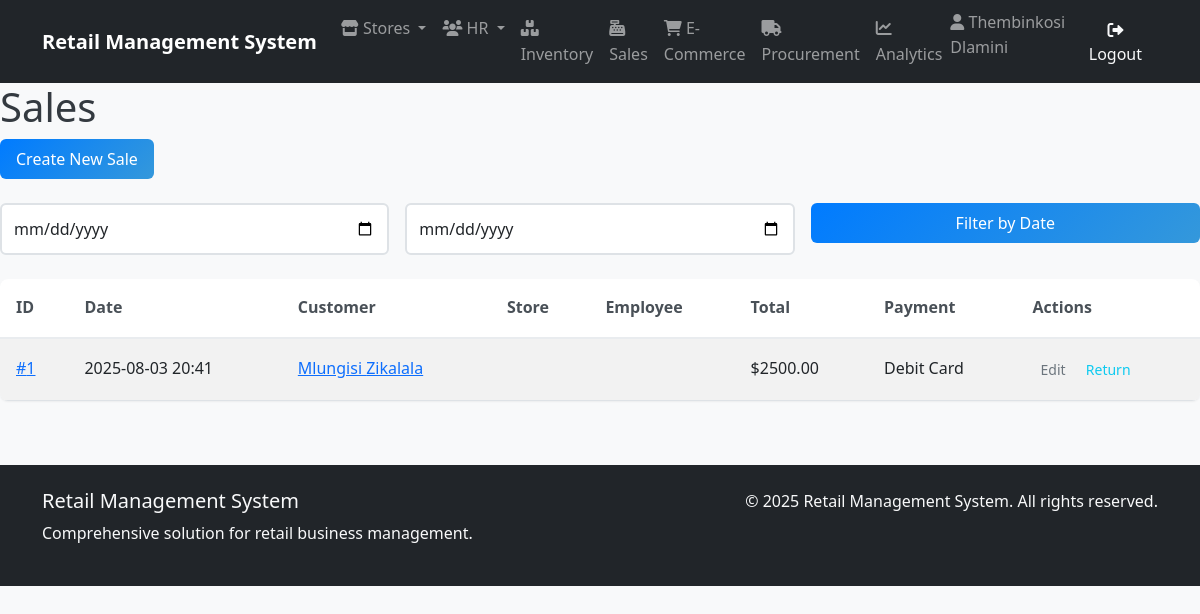
The page /sales/sales/ (signed in) on the database its author committed.
### human_resources/models.py (models this page shows, shortened)
class Employee(AbstractUser):
    employee_id = models.AutoField(primary_key=True)
    first_name = models.CharField(_("first name"), max_length=50, blank=False)
    last_name = models.CharField(_("last name"), max_length=50, blank=False)
    email = models.EmailField(_("email address"), unique=True)  # Uncommented and made unique
    phone = models.CharField(_("phone number"), max_length=20, blank=True, null=True)
    hire_date = models.DateField(_("hire date"), blank=True, null=True)
    position = models.CharField(_("position"), max_length=50, blank=True)
    salary = models.DecimalField(
        _("salary"),
        max_digits=10,
        decimal_places=2,
        blank=True,
        null=True
    )
    department = models.ForeignKey(
        'store_management.Department',
        on_delete=models.SET_NULL,
        null=True,
        blank=True,
        related_name='employees',
        verbose_name=_("department")
    )
    username = models.CharField(
        max_length=150,
        unique=True,
        verbose_name='username'
    )
    store = models.ForeignKey(
        'store_management.Store',
        on_delete=models.SET_NULL,
        null=True,       # Add this
        blank=True,      # Add this
        verbose_name='Assigned Store'
    )
    manager = models.ForeignKey(
        'self',
        on_delete=models.SET_NULL,
        null=True,
        blank=True,
        related_name='subordinates',
        verbose_name=_("manager")
    )
    created_at = models.DateTimeField(auto_now_add=True)
    updated_at = models.DateTimeField(auto_now=True)
    class Meta:
        db_table = 'human_resources_employee'
        verbose_name = _("employee")
        verbose_name_plural = _("employees")
        ordering = ['last_name', 'first_name']
        permissions = [
            ("view_store_dashboard", "Can view store management dashboard"),
            ("manage_store_settings", "Can modify store configuration and settings"),
            ("manage_departments", "Can create/edit/delete store departments"),
            ("access_inventory", "Can access inventory management system"),
            ("view_inventory", "Can view inventory items and stock levels"),
            ("edit_inventory", "Can modify inventory items and quantities"),
            ("manage_inventory_categories", "Can organize inventory categories"),
            ("perform_inventory_audit", "Can conduct physical inventory counts"),
            ("process_sales", "Can process in-store sales transactions"),
            ("void_sales", "Can void/completely cancel sales transactions"),
            ("manage_sales_promotions", "Can configure sales promotions/discounts"),
            ("view_sales_reports", "Can access sales performance reports"),
            ("create_purchase_orders", "Can generate new procurement orders"),
            ("approve_purchase_orders", "Can authorize procurement requests"),
            ("manage_suppliers", "Can maintain supplier/vendor records"),
            ("receive_stock", "Can process received shipments"),
            ("view_employee_directory", "Can access employee contact information"),
            ("manage_employee_records", "Can maintain HR records (excluding sensitive data)"),
            ("access_hr_reports", "Can view HR analytics and reports"),
            ("manage_recruitment", "Can handle hiring processes"),
            ("manage_online_listings", "Can maintain e-commerce product listings"),
            ("process_online_orders", "Can fulfill e-commerce purchases"),
            ("handle_customer_portals", "Can manage customer account portals"),
            ("view_web_analytics", "Can access e-commerce traffic/revenue reports"),
            ("generate_financial_reports", "Can create financial statements"),
            ("export_data_reports", "Can export datasets for external analysis"),
            ("access_executive_dashboards", "Can view strategic business dashboards"),
            ("schedule_automated_reports", "Can configure report automation"),
            ("override_inventory_checks", "Can bypass inventory validation rules"),
            ("access_audit_logs", "Can view system audit trails"),
            ("manage_api_integrations", "Can configure system integrations")
        ]

### sales/models.py (models this page shows, shortened)
class Sale(models.Model):
    PAYMENT_METHOD_CHOICES = [
        ('cash', 'Cash'),
        ('credit_card', 'Credit Card'),
        ('debit_card', 'Debit Card'),
        ('digital_wallet', 'Digital Wallet'),
        ('store_credit', 'Store Credit'),
    ]
    store = models.ForeignKey(
        'store_management.Store',
        on_delete=models.PROTECT,
        related_name='sales'
    )
    employee = models.ForeignKey(
        'human_resources.Employee',
        on_delete=models.PROTECT,
        related_name='sales'
    )
    customer = models.ForeignKey(
        Customer,
        on_delete=models.SET_NULL,
        blank=True,
        null=True,
        related_name='purchases'
    )
    sale_date = models.DateTimeField(default=timezone.now)
    total_amount = models.DecimalField(
        max_digits=12,
        decimal_places=2,
        validators=[MinValueValidator(0.01)]
    )
    payment_method = models.CharField(
        max_length=20,
        choices=PAYMENT_METHOD_CHOICES
    )
    discount_amount = models.DecimalField(
        max_digits=10,
        decimal_places=2,
        default=0
    )
    tax_amount = models.DecimalField(
        max_digits=10,
        decimal_places=2,
        default=0
    )
    created_at = models.DateTimeField(default=timezone.now)
    updated_at = models.DateTimeField(auto_now=True)
    class Meta:
        verbose_name = "Sale"
        verbose_name_plural = "Sales"
        ordering = ['-sale_date']

class Customer(models.Model):
    MEMBERSHIP_CHOICES = [
        ('basic', 'Basic'),
        ('silver', 'Silver'),
        ('gold', 'Gold'),
        ('platinum', 'Platinum'),
    ]
    first_name = models.CharField(max_length=50, verbose_name="First Name")
    last_name = models.CharField(max_length=50, verbose_name="Last Name")
    email = models.EmailField(max_length=100, unique=True, blank=True, null=True)
    phone = models.CharField(max_length=20, blank=True, null=True)
    address = models.CharField(max_length=200, blank=True, null=True)
    city = models.CharField(max_length=50, blank=True, null=True)
    postal_code = models.CharField(max_length=20, blank=True, null=True)
    join_date = models.DateField(blank=True, null=True)
    loyalty_points = models.IntegerField(default=0)
    membership_level = models.CharField(
        max_length=20,
        choices=MEMBERSHIP_CHOICES,
        default='basic'
    )
    created_at = models.DateTimeField(default=timezone.now)
    updated_at = models.DateTimeField(auto_now=True)
    class Meta:
        verbose_name = "Customer"
        verbose_name_plural = "Customers"

### sales/views.py (the view)
# urls.py: path('sales/', views.SaleListView.as_view(), name='sale_list'),
class SaleListView(LoginRequiredMixin, ListView):
    model = Sale
    template_name = 'sales/sale_list.html'
    context_object_name = 'sales'
    paginate_by = 20
    def get_queryset(self):
        queryset = super().get_queryset().select_related(
            'store', 'employee', 'customer'
        ).prefetch_related('items')
        start_date = self.request.GET.get('start_date')
        end_date = self.request.GET.get('end_date')
        if start_date:
            queryset = queryset.filter(sale_date__gte=start_date)
        if end_date:
            end_date = datetime.datetime.strptime(end_date, '%Y-%m-%d') + datetime.timedelta(days=1)
            queryset = queryset.filter(sale_date__lte=end_date)
        return queryset.order_by('-sale_date')
    def get_context_data(self, **kwargs):
        context = super().get_context_data(**kwargs)
        context['stores'] = Store.objects.all()
        return context

### sales/templates/sales/sale_list.html (shortened to what this page needs)
{% extends "base.html" %}
{% block content %}
<h1>Sales</h1>
<a href="{% url 'sales:sale_create' %}" class="btn btn-primary mb-4">Create New Sale</a>
<form method="get" class="mb-4">
    <div class="row g-3">
        <div class="col-md-4">
            <input type="date" name="start_date" class="form-control"
                   value="{{ request.GET.start_date }}">
        </div>
        <div class="col-md-4">
            <input type="date" name="end_date" class="form-control"
                   value="{{ request.GET.end_date }}">
        </div>
        <div class="col-md-4">
            <button type="submit" class="btn btn-primary w-100">Filter by Date</button>
        </div>
    </div>
</form>
<div class="table-responsive">
    <table class="table table-striped table-hover">
        <thead>
            <tr>
                <th>ID</th>
                <th>Date</th>
                <th>Customer</th>
                <th>Store</th>
                <th>Employee</th>
                <th>Total</th>
                <th>Payment</th>
                <th>Actions</th>
            </tr>
        </thead>
        <tbody>
            {% for sale in sales %}
            <tr>
                <td><a href="{% url 'sales:sale_detail' sale.pk %}">#{{ sale.id }}</a></td>
                <td>{{ sale.sale_date|date:"Y-m-d H:i" }}</td>
                <td>
                    {% if sale.customer %}
                    <a href="{% url 'sales:customer_detail' sale.customer.pk %}">
                        {{ sale.customer.first_name }} {{ sale.customer.last_name }}
                    </a>
                    {% else %}
                    Guest
                    {% endif %}
                </td>
                <td>{{ sale.store.name }}</td>
                <td>{{ sale.employee.user.get_full_name }}</td>
                <td>${{ sale.total_amount|floatformat:2 }}</td>
                <td>{{ sale.get_payment_method_display }}</td>
                <td>
                    <a href="{% url 'sales:sale_update' sale.pk %}" class="btn btn-sm btn-outline-secondary">Edit</a>
                    <a href="{% url 'sales:return_create' %}?sale_id={{ sale.pk }}" class="btn btn-sm btn-outline-info">Return</a>
                </td>
            </tr>
            {% empty %}
            <tr>
                <td colspan="8" class="text-center">No sales found</td>
            </tr>
            {% endfor %}
        </tbody>
    </table>
</div>
{% endblock %}

### templates/base.html (shortened to what this page needs)
{% load static %}
<!DOCTYPE html>
<html lang="en">
<head>
    <link href="https://cdn.jsdelivr.net/npm/bootstrap@5.1.3/dist/css/bootstrap.min.css" rel="stylesheet">
    <link rel="stylesheet" href="https://cdnjs.cloudflare.com/ajax/libs/font-awesome/6.0.0/css/all.min.css">
    <link rel="stylesheet" href="{% static 'css/main.css' %}">
</head>
<body>
    <nav class="navbar navbar-expand-lg navbar-dark bg-dark">
        <div class="container">
            <a class="navbar-brand" href="{% url 'dashboards:dashboard' %}">Retail Management System</a>
            <div class="collapse navbar-collapse" id="navbarNav">
                <ul class="navbar-nav me-auto">
                    <li class="nav-item dropdown">
                        <a class="nav-link dropdown-toggle" href="#" id="storeDropdown" role="button" data-bs-toggle="dropdown" aria-expanded="false">
                            <i class="fas fa-store"></i> Stores
                        </a>
                    </li>
                    <li class="nav-item dropdown">
                        <a class="nav-link dropdown-toggle" href="#" id="hrDropdown" role="button" data-bs-toggle="dropdown" aria-expanded="false">
                            <i class="fas fa-users"></i> HR
                        </a>
                    </li>
                    <li class="nav-item">
                        <a class="nav-link" href="{% url 'inventory:product_list' %}">
                            <i class="fas fa-boxes"></i> Inventory
                        </a>
                    </li>
                    <li class="nav-item">
                        <a class="nav-link" href="{% url 'sales:sale_list' %}">
                            <i class="fas fa-cash-register"></i> Sales
                        </a>
                    </li>
                    <li class="nav-item">
                        <a class="nav-link" href="{% url 'e_commerce:order_list' %}">
                            <i class="fas fa-shopping-cart"></i> E-Commerce
                        </a>
                    </li>
                    <li class="nav-item">
                        <a class="nav-link" href="{% url 'procurement:supplier_list' %}">
                            <i class="fas fa-truck"></i> Procurement
                        </a>
                    </li>
                    <li class="nav-item">
                        <a class="nav-link" href="{% url 'analytics:dashboard' %}">
                            <i class="fas fa-chart-line"></i> Analytics
                        </a>
                    </li>
                </ul>
                <ul class="navbar-nav">
                    {% if user.is_authenticated %}
                    <li class="nav-item">
                        <span class="navbar-text me-3">
                            <i class="fas fa-user"></i>
                            {% if user.first_name or user.last_name %}
                                {{ user.first_name }} {{ user.last_name }}
                            {% else %}
                                {{ user.username }}
                            {% endif %}
                        </span>
                    </li>
                    <li class="nav-item">
                        <a class="btn btn-outline-light" href="{% url 'logout' %}">
                            <i class="fas fa-sign-out-alt"></i> Logout
                        </a>
                    </li>
                    {% else %}
                    <li class="nav-item">
                        <a class="btn btn-outline-light" href="{% url 'login' %}">
                            <i class="fas fa-sign-in-alt"></i> Login
                        </a>
                    </li>
                    {% endif %}
                </ul>
            </div>
        </div>
    </nav>
    <main>
        {% block content %}
        {% endblock %}
    </main>
    <footer class="bg-dark text-light mt-5 py-4">
        <div class="container">
            <div class="row">
                <div class="col-md-6">
                    <h5>Retail Management System</h5>
                    <p>Comprehensive solution for retail business management.</p>
                </div>
                <div class="col-md-6 text-md-end">
                    <p>&copy; {% now "Y" %} Retail Management System. All rights reserved.</p>
                </div>
            </div>
        </div>
    </footer>
</body>
</html>

### rows shown on the page
Employee: first_name "Thembinkosi", last_name "Dlamini"
Sale: id "1", sale_date "2025-08-03 20:41", customer.first_name "Mlungisi", customer.last_name "Zikalala", total_amount "2500.00", payment_method "Debit Card"
